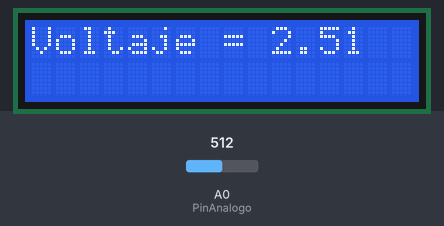
The sketch below on a simulated Arduino Uno, built with avr-gcc and run on an emulated ATmega328P. Shown: 16×2 character LCD. Inputs (shaded band) come from the test bench; at power-on: A0 (PinAnalogo) = 512.

Above: at 1.2 s.
1.3 s: A0 (PinAnalogo) set to 716
At 2.5 s:
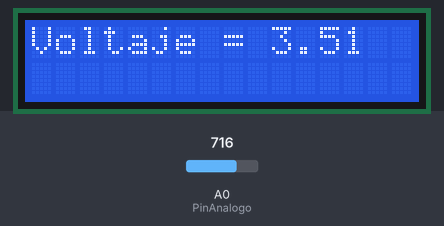
2.8 s: A0 (PinAnalogo) set to 900
At 3.9 s:
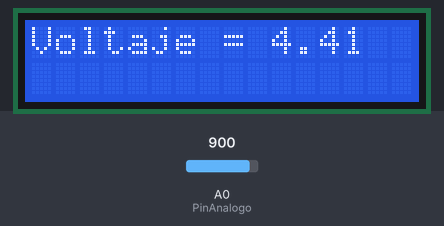
4.3 s: A0 (PinAnalogo) set to 1023
At 5.1 s:
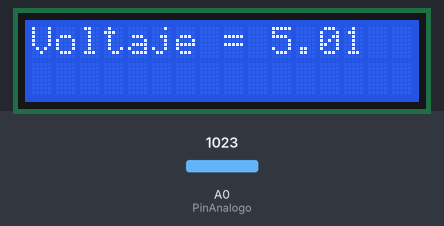
Timing chart, 0 to 7.3 s (numbered marks = the images above; inputs shaded):
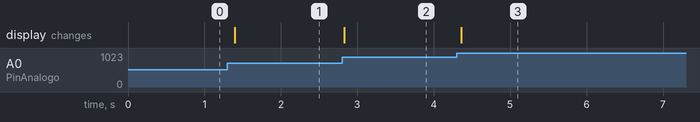

Measured:
- after the input at 1.3 s, the display: changes after 0.09 s (image 1)
- after the input at 2.8 s, the display: changes at once (image 2)
- after the input at 4.3 s, the display: changes after 0.06 s (image 3)

The sketch:

sketch_oct14a.ino
```cpp
#include <LiquidCrystal.h>
const int rs = 12, en = 11, d4 = 5, d5 = 4, d6 = 3, d7 = 2;
LiquidCrystal lcd(rs, en, d4, d5, d6, d7);
const int PinAnalogo=A0;
int ValorADC;
float value;
void setup() {
lcd.begin(16, 2);
}

void loop() {

  ValorADC=analogRead(PinAnalogo);
  lcd.setCursor(0,0);
  value = fmap(ValorADC, 0, 1021, 0.0, 5.0);
  lcd.print("Voltaje = " + String(value));
  delay(100);

}
float fmap(float x, float in_min, float in_max, float out_min, float out_max)
{
   return (x - in_min) * (out_max - out_min) / (in_max - in_min) + out_min;
}
```
